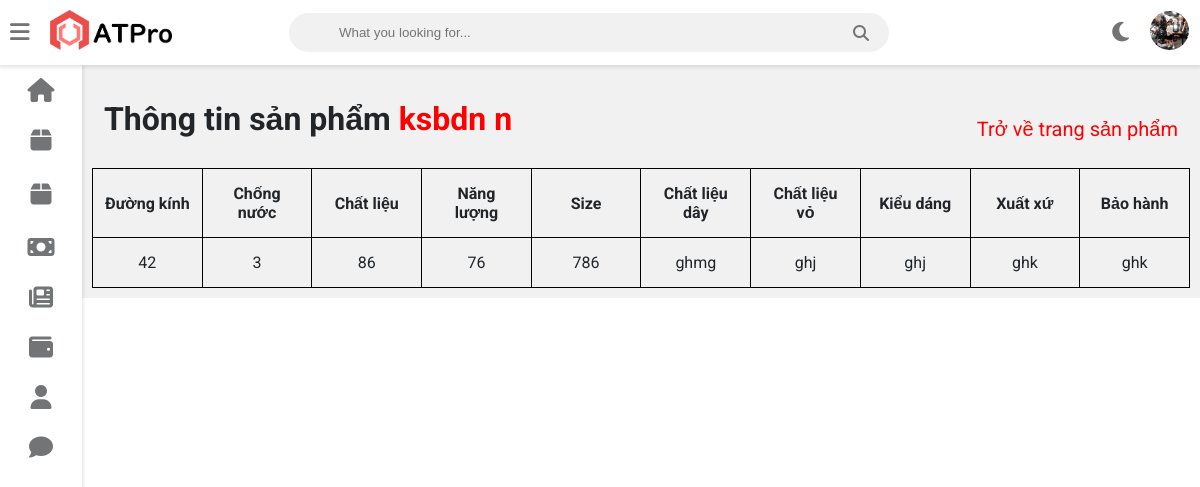
The page /admin/admin_chitietsanpham.php?id=57 (signed in) on the database its author committed.
### tables this page shows
CREATE TABLE `nhanvien` (
  `ID` int(11) NOT NULL,
  `hoten` varchar(233) NOT NULL,
  `sdt` int(15) NOT NULL,
  `diachi` varchar(233) NOT NULL,
  `email` varchar(233) NOT NULL,
  `anh` varchar(500) NOT NULL,
  `date` date NOT NULL,
  `sex` tinyint(1) NOT NULL,
  `chucvu` varchar(500) NOT NULL
);

CREATE TABLE `sanpham` (
  `ID` int(11) NOT NULL,
  `tensanpham` varchar(233) NOT NULL,
  `giamoi` int(20) NOT NULL,
  `giacu` int(20) NOT NULL,
  `soluong` int(11) NOT NULL,
  `anhgoc` varchar(233) NOT NULL,
  `anh1` varchar(233) NOT NULL,
  `anh2` varchar(233) NOT NULL,
  `anh3` varchar(233) NOT NULL,
  `anh4` varchar(233) NOT NULL,
  `ID_hang` int(10) NOT NULL,
  `theloai` varchar(233) NOT NULL,
  `mota` varchar(10000) NOT NULL,
  `duongkinh` varchar(255) NOT NULL,
  `chongnuoc` varchar(255) NOT NULL,
  `chatlieu` varchar(255) NOT NULL,
  `nangluong` varchar(255) NOT NULL,
  `size` varchar(255) NOT NULL,
  `chatlieuday` varchar(255) NOT NULL,
  `chatlieuvo` varchar(255) NOT NULL,
  `kieudang` varchar(255) NOT NULL,
  `xuatxu` varchar(255) NOT NULL,
  `baohanh` varchar(255) NOT NULL
);

### admin/admin_chitietsanpham.php (the view)
<?php include "./admin_header.php"?>
	<link rel="stylesheet" href="./CSS/admin_sanpham.css">
    <div class="wrapper">
        <div class="mainRight_header">
        <?php
            if(isset($_GET["id"]))
            {
            $id=$_GET["id"];
            $sql="select * from sanpham where ID=$id";
			$query=mysqli_query($conn, $sql);
			$row=mysqli_fetch_assoc($query)
			?>
		<h1 class="mainRight_tittle">Thông tin sản phẩm <span style="color:red;"><?php echo $row['tensanpham']?></span></h1>
		<p class="mainRight_btnADD"><a href="./admin_sanpham.php">Trở về trang sản phẩm</a></p>
		</div>
        <div class="mainRight_table">
            <table>
                <tr>
                    <th>Đường kính</th>
                    <th>Chống nước</th>
                    <th>Chất liệu</th>
                    <th>Năng lượng</th>
                    <th>Size</th>
                    <th>Chất liệu dây</th>
                    <th>Chất liệu vỏ</th>
                    <th>Kiểu dáng</th>
                    <th>Xuất xứ</th>
                    <th>Bảo hành</th>
                </tr>
                <tr>
                    <td><?php echo $row["duongkinh"]?></td>
                    <td><?php echo $row["chongnuoc"]?></td>
                    <td><?php echo $row["chatlieu"]?></td>
                    <td><?php echo $row["nangluong"]?></td>
                    <td><?php echo $row["size"]?></td>
                    <td><?php echo $row["chatlieuday"]?></td>
                    <td><?php echo $row["chatlieuvo"]?></td>
                    <td><?php echo $row["kieudang"]?></td>
                    <td><?php echo $row["xuatxu"]?></td>
                    <td><?php echo $row["baohanh"]?></td>
                </tr>
			<?php } else { echo "Lỗi lấy thông tin sản phẩm";}?>
            </table>
        </div>
    </div>
	<?php include"./admin_footer.php"?>

### admin/admin_header.php (shortened to what this page needs)
<?php
include "./connect/connect.php";
?>
<!DOCTYPE html>
<html>
<head>
	<link rel="stylesheet" href="https://cdnjs.cloudflare.com/ajax/libs/font-awesome/5.15.4/css/all.min.css">
	<link rel="stylesheet" type="text/css" href="https://cdnjs.cloudflare.com/ajax/libs/Chart.js/2.9.3/Chart.min.css">
	<link rel="stylesheet" type="text/css" href="https://cdnjs.cloudflare.com/ajax/libs/font-awesome/6.1.1/css/all.min.css">
	<link rel="stylesheet" type="text/css" href="style.css">
</head>
<body class="overlay-scrollbar">
	<div class="navbar">
		<ul class="navbar-nav">
			<li class="nav-item">
				<a class="nav-link">
					<i class="fas fa-bars" onclick="collapseSidebar()"></i>
				</a>
			</li>
			<li class="nav-item">
				<img src="assets/AT-pro-black.png" alt="ATPro logo" class="logo logo-light">
			</li>
		</ul>
		<form class="navbar-search">
			<input type="text" name="Search" class="navbar-search-input" placeholder="What you looking for...">
			<i class="fas fa-search"></i>
		</form>
		<ul class="navbar-nav nav-right">
			<li class="nav-item mode">
				<a class="nav-link" href="#" onclick="switchTheme()">
					<i class="fas fa-moon dark-icon"></i>
				</a>
			</li>
			<li class="nav-item avt-wrapper">
				<div class="avt dropdown">
				<?php
				if(isset($_SESSION["login_nhanvien"]))
				{
					$hoten_nhanvien=$_SESSION["login_nhanvien"];
					$sql_login="SELECT * FROM `nhanvien` WHERE hoten= '$hoten_nhanvien'";
					$query_nhanvien=mysqli_query($conn, $sql_login);
					$row_nhanvien=mysqli_fetch_assoc($query_nhanvien);
				}
				?>
					<img src="./avatar/<?php echo $row_nhanvien["anh"];?>" alt="User image" class="dropdown-toggle" data-toggle="user-menu">
				</div>
			</li>
		</ul>
	</div>
	<div class="sidebar">
		<ul class="sidebar-nav">
			<li class="sidebar-nav-item">
				<a href="./admin_home.php" class="sidebar-nav-link">
					<div>
						<i class="fa-solid fa-house"></i>
					</div>
				</a>
			</li>
			<li class="sidebar-nav-item">
				<a href="./admin_sanpham.php" class="sidebar-nav-link">
					<div>
						<i class="fa-solid fa-box"></i>
					</div>
				</a>
			</li>
			<li class="sidebar-nav-item">
				<a href="./admin_hang.php" class="sidebar-nav-link">
					<div>
						<i class="fa-solid fa-box"></i>
					</div>
				</a>
			</li>
			<li  class="sidebar-nav-item">
				<a href="./admin_donhang.php" class="sidebar-nav-link">
					<div>
						<i class="fa-solid fa-money-bill"></i>
					</div>
				</a>
			</li>
			<li  class="sidebar-nav-item">
				<a href="./admin_tintuc.php" class="sidebar-nav-link">
					<div>
					<i class="fa-solid fa-newspaper"></i>
					</div>
				</a>
			</li>
			<li  class="sidebar-nav-item">
				<a href="./admin_doanhthu.php" class="sidebar-nav-link">
					<div>
						<i class="fa-solid fa-wallet"></i>
					</div>
				</a>
			</li>
			<li  class="sidebar-nav-item">
				<a href="./admin_nhanvien.php" class="sidebar-nav-link">
					<div>
						<i class="fa-solid fa-user"></i>
					</div>
				</a>
			</li>
			<li  class="sidebar-nav-item">
				<a href="./admin_lienhe.php" class="sidebar-nav-link">
					<div>
						<i class="fa-solid fa-comment"></i>
					</div>
				</a>
			</li>
		</ul>
	</div>

### admin/style.css (style rules this page uses)
:root { --primary-color: #4834d4; --success-color: #6ab04c; --warning-color: #f0932b; --danger-color: #eb4d4b; --light-color: #212529; --light-second-color: #727475; --light-background: #ffffff; --light-second-background: #f1f1f1; --dark-color: #909090; --dark-second-color: #f5f6fa; --dark-background: #23242D; --dark-second-background: #181818; }
.light { --main-bg-color: var(--light-background); --second-bg-color: var(--light-second-background); --main-color: var(--light-color); --second-color: var(--light-second-color); }
* { box-sizing: border-box; }
body { font-family: 'Roboto', sans-serif; background: var(--main-bg-color); color: var(--main-color); margin: 0; }
.navbar { display: flex; flex-direction: row; background: var(--main-bg-color); color: var(--main-color); position: fixed; top: 0; right: 0; left: 0; z-index: 101; box-shadow: rgba(0,0,0,0.12) 0px 1px 4px 1px; }
.navbar-nav { list-style: none; display: flex; flex-direction: row; padding-left: 0; margin-bottom: 0; margin-top: 0; }
.nav-link { float: left; text-align: center; padding: 21px 10px; text-decoration: none; font-size: 17px; color: var(--second-color); position: relative; }
.navbar-nav i { font-size: 1.4rem; }
.nav-right { margin-left: auto; }
.navbar-search { position: relative; margin: auto; width: 50%; }
.navbar-search input { background: var(--second-bg-color); border: none; padding: 12px 50px 12px 50px; width: 100%; outline: none; color: var(--main-color); border-radius: 20px; }
.navbar-search i { position: absolute; top: 50%; right: 20px; transform: translateY(-50%); color: var(--second-color); cursor: pointer; }
.logo { height: 60px; padding: 10px; }
.avt img { width: 39px; height: 39px; border-radius: 50%; }
.avt { padding: 11px }
.dropdown { position: relative; }
.wrapper { padding: 10px; margin-left: 82px; padding-top: 75px; background: var(--second-bg-color); transition: margin-left .5s; }
.sidebar { width: 82px; height: 100vh; position: fixed; margin-top: 65px; background: var(--main-bg-color); box-shadow: rgba(0,0,0,0.12) 0px 1px 4px 1px; overflow: hidden; z-index: 100; transition: width .5s; }
.sidebar-nav { list-style: none; padding: 0; margin: 0; display: flex; flex-direction: column; align-items: center; height: 100vh; }
.sidebar-nav-item { width: 100%; }
.sidebar-nav-link { display: flex; align-items: center; color: var(--main-color); text-decoration: none; }
.sidebar-nav-link i { font-size: 1.5rem; color: var(--second-color); position: absolute; left: 50%; top: 50%; transform: translate(-50%, -50%); }
.sidebar-nav-link div { min-width: 82px; height: 50px; position: relative; }
table { border-collapse: collapse; width: 100%; }
table td { border-top: 1px solid var(--second-bg-color); padding: 15px; }
table th { border-top: 1px solid var(--second-bg-color); border-bottom: 1px solid var(--second-bg-color); padding: 15px 12px; text-align: left; }

### admin/CSS/admin_sanpham.css (style rules this page uses)
* { padding: 0; margin: 0; }
th { width: 7%; text-align: center !important; margin-bottom: 10px; border: 1px solid black !important; }
td { width: 7%; border: 1px solid black !important; text-align: center; }
.mainRight_btnADD { margin-top: 15px; }
.mainRight_btnADD a { font-size: 20px; color: red; text-decoration: none; }
.mainRight_tittle { text-align: center; margin-bottom: 20px; margin-top: 15px; }
.mainRight_header { width: 100%; display: flex; justify-content: space-between; align-items: center; padding: 10px 12px; }

### rows shown on the page
nhanvien: anh (picture)
sanpham: tensanpham "ksbdn n", duongkinh "42", chongnuoc "3", chatlieu "86", nangluong "76", size "786", chatlieuday "ghmg", chatlieuvo "ghj", kieudang "ghj", xuatxu "ghk", baohanh "ghk"
